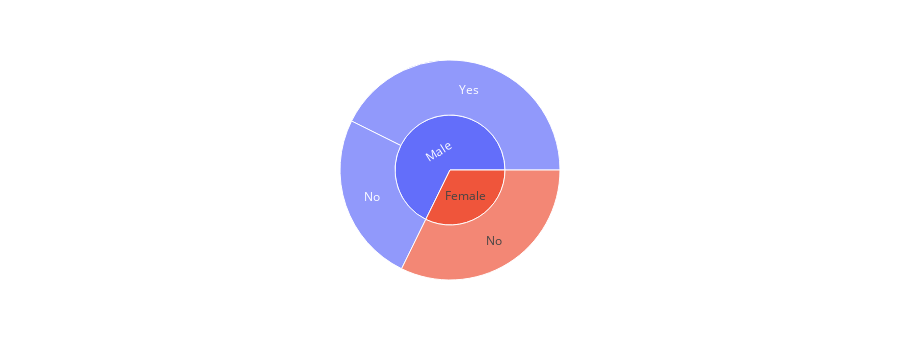

Notebook cell for this chart:
### Code cell
# Question 9) Do customers who use promo codes tend to spend more than those who don't?
shop_groupby  = shop.groupby('Promo Code Used')['Purchase Amount (USD)'].sum().reset_index()
fig = px.sunburst(shop , path=['Gender' , 'Promo Code Used'] , values='Purchase Amount (USD)')
fig.show()

### Figure 1 — Plotly figure (JSON) as saved in the notebook; plotly's stock layout.template omitted (floating-point values rounded to 4 significant figures)
{"data": [{"branchvalues": "total", "domain": {"x": [0, 1], "y": [0, 1]}, "hovertemplate": "labels=%{label}<br>Purchase Amount (USD)=%{value}<br>parent=%{parent}<br>id=%{id}<extra></extra>", "ids": ["Female/No", "Male/No", "Male/Yes", "Female", "Male"], "labels": ["No", "No", "Yes", "Female", "Male"], "name": "", "parents": ["Female", "Male", "Male", "", ""], "type": "sunburst", "values": [75191, 58479, 99411, 75191, 157890]}], "layout": {"autosize": true, "height": 360, "legend": {"tracegroupgap": 0}, "margin": {"t": 60}}}
